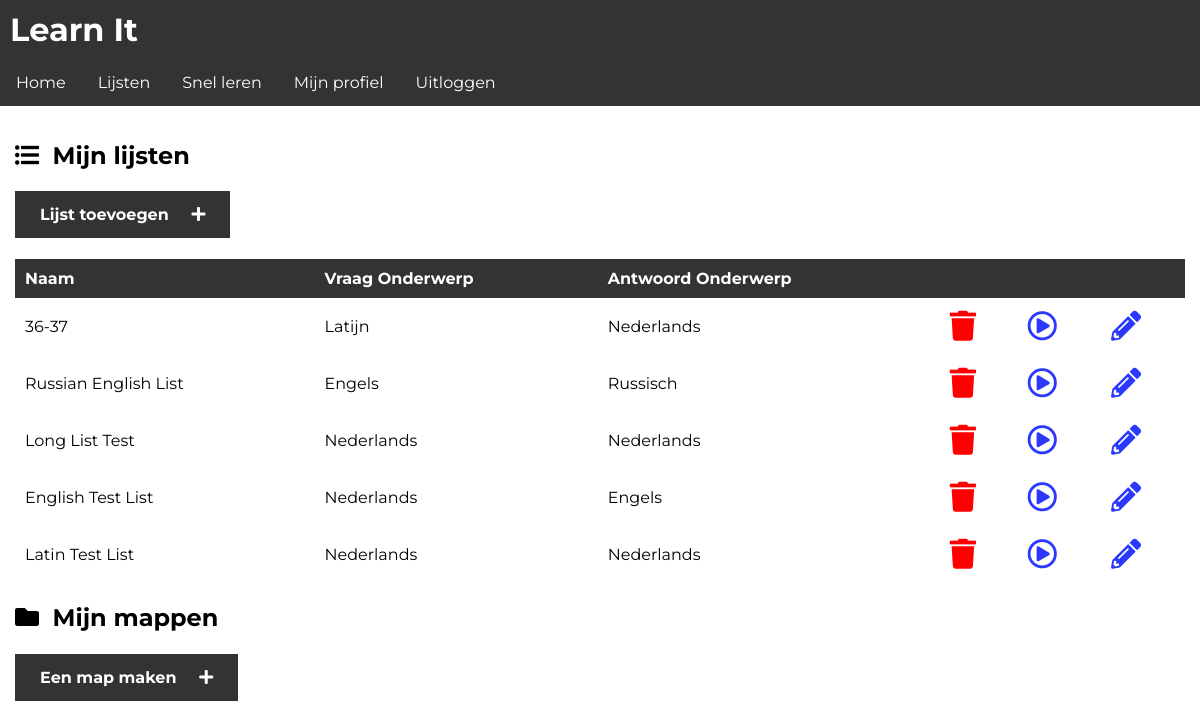
Before: /app/lists/ (signed in) with the older database file.
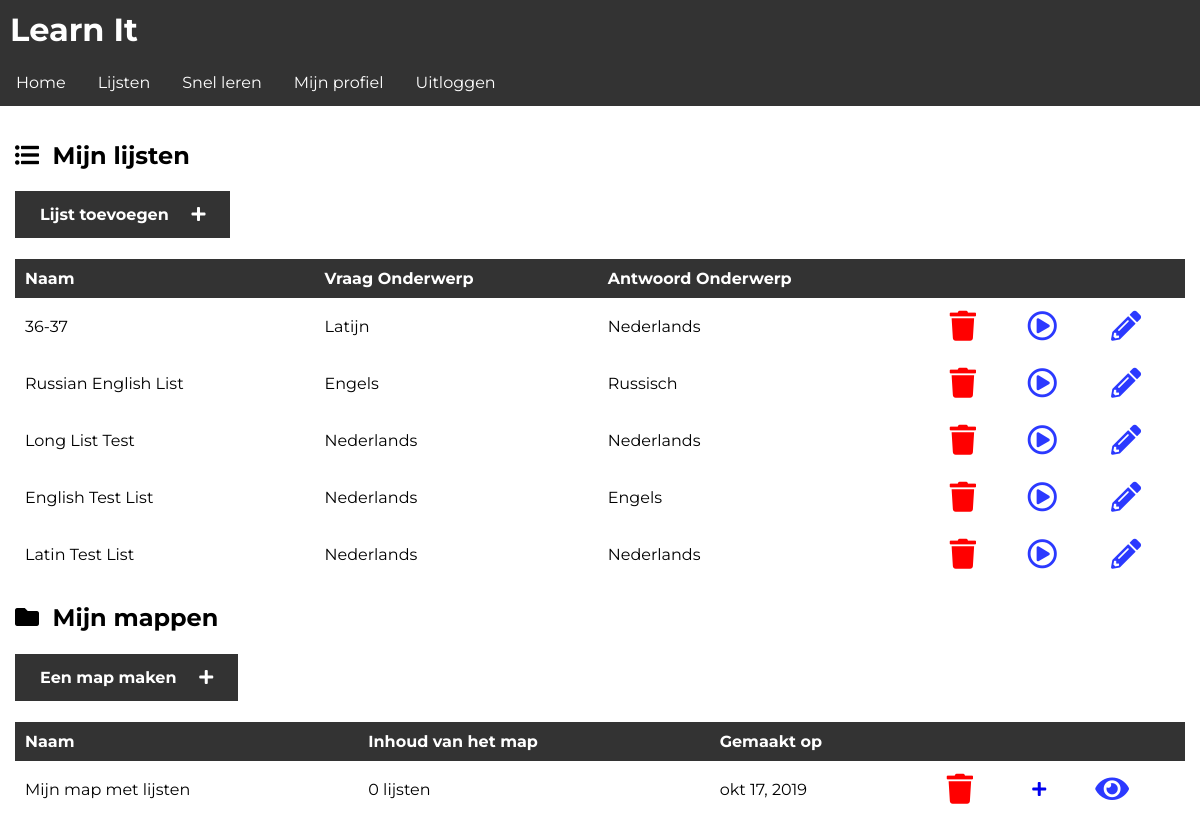
After: the same page with the newer database file.
### learnit/models.py (models this page shows, shortened)
class List(models.Model):
    name = models.CharField(max_length=255)
    owner = models.ForeignKey(to=User, on_delete=models.CASCADE)
    question_subject = models.ForeignKey(to=Subject, on_delete=models.PROTECT, related_name='question_subject')
    answer_subject = models.ForeignKey(to=Subject, on_delete=models.PROTECT, related_name='answer_subject')
    questions = models.ManyToManyField(to=Question)
    def get_test(self):
        return str(self.pk)
    def get_edit_url(self):
        return reverse('edit_list', args=[self.pk])

class Subject(models.Model):
    name = models.CharField(max_length=255)
    name_dutch = models.CharField(max_length=255, default="UNKNOWN")
    tts_support = models.BooleanField(default=False)

class Folder(models.Model):
    owner = models.ForeignKey(to=User, on_delete=models.CASCADE)
    name = models.CharField(max_length=255)
    created_on = models.DateField(auto_created=True, auto_now=True)
    lists = models.ManyToManyField(List)
    def content(self):
        return self.lists.count()

### learnit/views.py (the view)
# urls.py: path('app/lists/', views.lists, name='lists'),
def lists(request):
    if not request.user.is_authenticated:
        return redirect('/login')
    n_lists = List.objects.filter(owner=request.user)
    n_folders = Folder.objects.filter(owner=request.user)
    return render(request, 'app/lists.html', generate_context(request, {
        'lists': n_lists,
        'folders': n_folders,
        'username': request.user.username
    }))

### learnit/views.py (called while the page is built)
def generate_context(request, context):
    if request.user.is_authenticated:
        settings = Settings.objects.get(user=request.user)
        if settings.interface_language == 0:
            user_language = "en"
        else:
            user_language = "nl"
        translation.activate(user_language)
        request.session[translation.LANGUAGE_SESSION_KEY] = user_language
        context['settings_theme'] = settings.interface_theme
        context['settings_lang'] = settings.interface_language
    return context

### templates/app/lists.html (shortened to what this page needs)
{% extends 'base.html' %}
{% block content %}
    {% if settings_lang == 0 %}
        <h2><i class="fas fa-list-ul"></i>&nbsp; My lists</h2>
        <h4><a class="link_button" href="/app/add">Add a list &nbsp;&nbsp;&nbsp;&nbsp;<i class="fas fa-plus"></i></a>
        </h4>
    {% elif settings_lang == 1 %}
        <h2><i class="fas fa-list-ul"></i>&nbsp; Mijn lijsten</h2>
        <h4><a class="link_button" href="/app/add">Lijst toevoegen &nbsp;&nbsp;&nbsp;&nbsp;<i
                class="fas fa-plus"></i></a></h4>
    {% endif %}
    {% include 'app/applets/display_list_menu.html' %}
    {% if settings_lang == 0 %}
        <h2><i class="fas fa-folder"></i>&nbsp; My folders</h2>
        <h4><a class="link_button" href="javascript:open_modal()">Create a folder &nbsp;&nbsp;&nbsp;&nbsp;<i
                class="fas fa-plus"></i></a></h4>
    {% elif settings_lang == 1 %}
        <h2><i class="fas fa-folder"></i>&nbsp; Mijn mappen</h2>
        <h4><a class="link_button" href="javascript:open_modal()">Een map maken &nbsp;&nbsp;&nbsp;&nbsp;<i
                class="fas fa-plus"></i></a></h4>
    {% endif %}
    {% include 'app/applets/display_folder_menu.html' %}
{% endblock %}

### templates/base.html (shortened to what this page needs)
{% load static %}
<!doctype html>
<html id="html" lang="nl">
<head>
    <link rel="stylesheet" href="{% static "css/style_light.css" %}">
    <link rel="stylesheet" href="https://use.fontawesome.com/releases/v5.7.2/css/all.css"
>
</head>
<body>
<div class="wrapper">
    <div class="header">
        <h1 onclick="go_home()" id="title">Learn It</h1>
        {% if settings_lang == 1 %}
        <nav>
            <li class="nav-item"><a href="javascript:go_home()">Home</a></li>
            <li class="nav-item"><a href="javascript:processAjaxData( '/app/lists/')">Lijsten</a></li>
            <li class="nav-item"><a href="#">Snel leren</a></li>
            {% if user.is_authenticated %}
                <li class="nav-item"><a href="javascript:processAjaxData('/user/profile/')">Mijn profiel</a></li>
                <li class="nav-item"><a href="javascript:processAjaxData('/logout/')">Uitloggen</a></li>
            {% else %}
                <li class="nav-item"><a href="javascript:processAjaxData('/login/')">Inloggen</a></li>
                <li class="nav-item"><a href="javascript:processAjaxData('/register/')">Aanmelden</a></li>
            {% endif %}
        </nav>
        {% endif %}
    </div>
    <div class="content">
        {% block content %}
        {% endblock %}
    </div>
</div>
</body>
</html>

### templates/app/applets/display_list_menu.html
{% if lists %}
        <table>
            {% if settings_lang == 0 %}
                <tr id="table_header">
                    <td>Name</td>
                    <td>Question Subject</td>
                    <td>Answer Subject</td>
                    {% elif settings_lang == 1 %}
                <tr id="table_header">
                <td>Naam</td>
                <td>Vraag Onderwerp</td>
                <td>Antwoord Onderwerp</td>
            {% endif %}
            <td></td>
            <td></td>
            <td></td>
            </tr>
            {% for list in lists reversed %}
                <tr>
                    <td>{{ list.name }}</td>
                    {% if settings_lang == 0 %}
                        <td>{{ list.question_subject.name }}</td>
                        <td>{{ list.answer_subject.name }}</td>
                    {% elif settings_lang == 1 %}
                        <td>{{ list.question_subject.name_dutch }}</td>
                        <td>{{ list.answer_subject.name_dutch }}</td>
                    {% endif %}
                    <td><a class="delete_list" href="/app/delete/{{ list.get_test }}"><i class="fas fa-trash"></i></a>
                    </td>
                    <td><a class="test_list" href="/app/test/{{ list.get_test }}"><i class="far fa-play-circle"></i></a>
                    </td>
                    <td><a class="test_list" href="{{ list.get_edit_url }}"><i class="fas fa-pencil-alt"></i></a>
                    </td>
                </tr>
            {% endfor %}
        </table>
    {% endif %}

### templates/app/applets/display_folder_menu.html
{% if folders %}
    <table>
        {% if settings_lang == 0 %}
            <tr id="table_header">
                <td>Name</td>
                <td>Content of the folder</td>
                <td>Created on</td>
                {% elif settings_lang == 1 %}
            <tr id="table_header">
            <td>Naam</td>
            <td>Inhoud van het map</td>
            <td>Gemaakt op</td>
        {% endif %}
        <td></td>
        <td></td>
        <td></td>
        </tr>
        {% for folder in folders reversed %}
            <tr>
                <td>{{ folder.name }}</td>
                <td>{{ folder.content }} {% if settings_lang == 0 %}lists{% elif settings_lang == 1 %}
                    lijsten{% endif %}</td>
                <td>{{ folder.created_on }}</td>
                <td><a class="delete_list" href="/app/delete/folder/{{ folder.get_id }}"><i
                        class="fas fa-trash"></i></a>
                </td>
                <td><a href="/app/folder/add"><i class="fas fa-plus"></i></a></td>
                <td><a class="test_list" href="/app/view/folder/{{ folder.id }}"><i class="fas fa-eye"></i></a>
                </td>
            </tr>
        {% endfor %}
    </table>
{% endif %}

### learnit/static/css/style_light.css (style rules this page uses)
html, body { margin: 0; padding: 0; }
* { font-family: 'Montserrat', sans-serif; }
nav { list-style-type: none; margin: 0; padding: 0; overflow: hidden; background-color: #333; }
.nav-item { float: left; }
.nav-item a { display: block; color: white; text-align: center; padding: 14px 16px; text-decoration: none; }
#title { width: 99,5; padding-left: 10px; padding-top: 10px; padding-bottom: 10px; height: 100%; margin: 0; background-color: #333; color: #fff; }
.content { padding: 15px; }
table { width: 100%; vertical-align: top; text-align: left; border-spacing: 0; border-collapse: collapse; }
td { width: auto; }
.delete_list { color: red; }
.test_list { color: #2b39ff; }
.test_list, .delete_list { font-size: 30px; }
#table_header { background-color: #333; color: white; width: 100%; margin: 0; font-weight: bold; }
td { margin: 0; padding: 10px; }
.link_button:link, .link_button:visited { background-color: #333; color: white; padding: 14px 25px; text-align: center; text-decoration: none; display: inline-block; }
h2 { font-weight: bold; }

Changed rows visible on the page:
added Folder: name "Mijn map met lijsten", content "0", created_on "okt 17, 2019"
Other visible differences:
text now shown: "Naam Inhoud van het map Gemaakt op"
